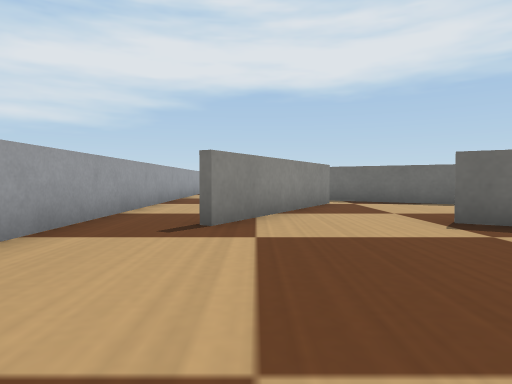
view 1 (above)

21 first-person views from a walk through a Webots world. The camera is 0.06 m above the floor, tilts 2° down and sees 75° across. The floor is counted in squares, 0.1 m on a side. Each view is taken from the middle of a square. On the plan, view 1 faces up. The plan holds only what a view shows up to about 9 squares ahead; the rest is blank. Robots are left out. Webots' stock objects and surfaces are drawn as simple stand-ins.

view 2
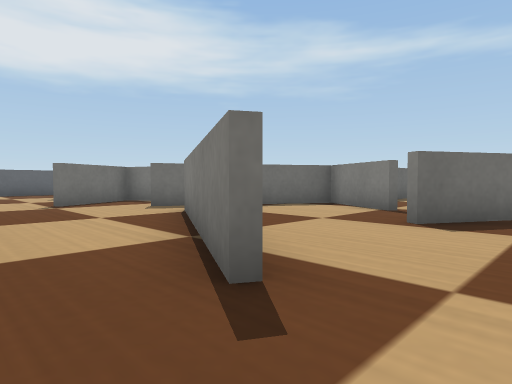

view 3
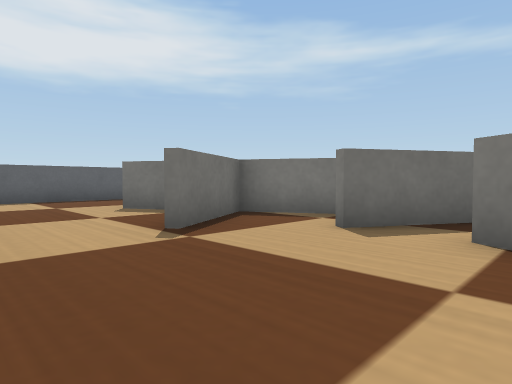

view 4
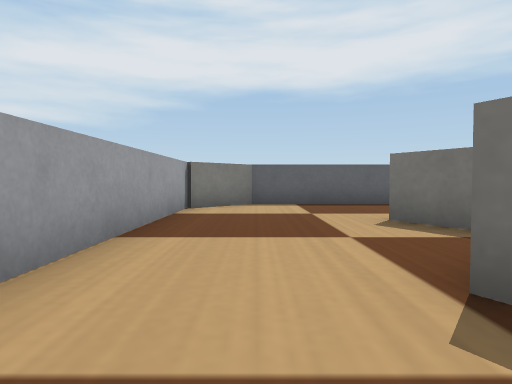

view 5
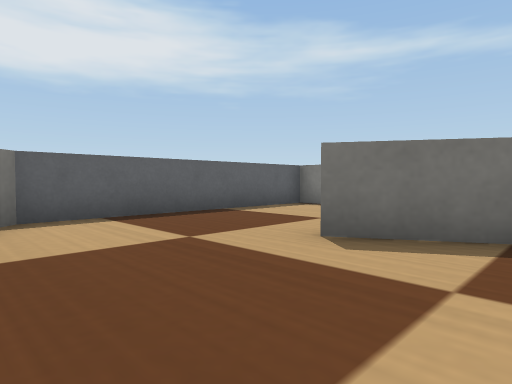

view 6
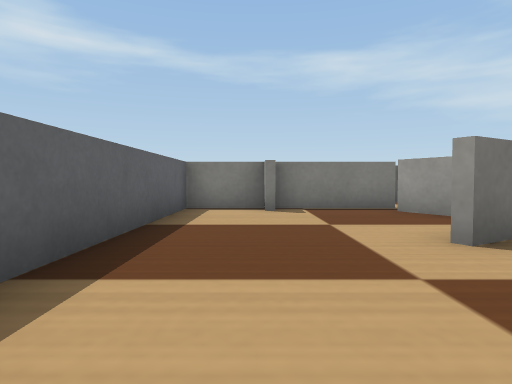

view 7
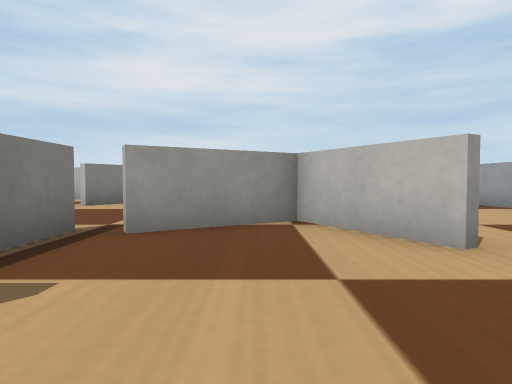

view 8
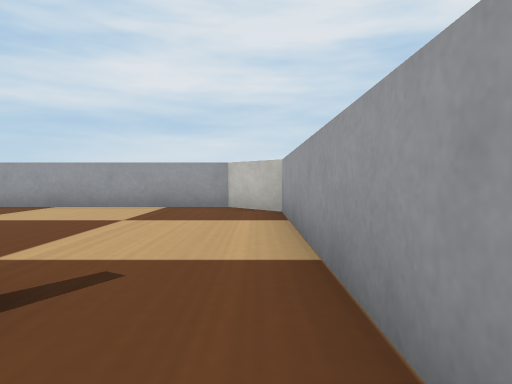

view 9
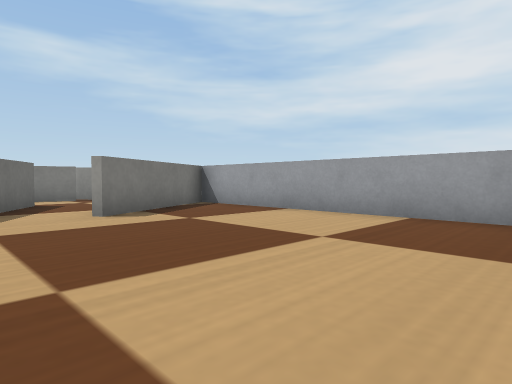

view 10
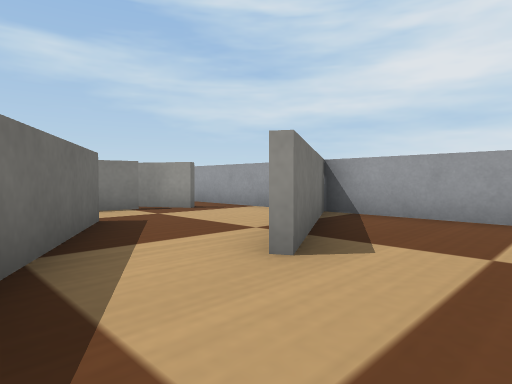

view 11
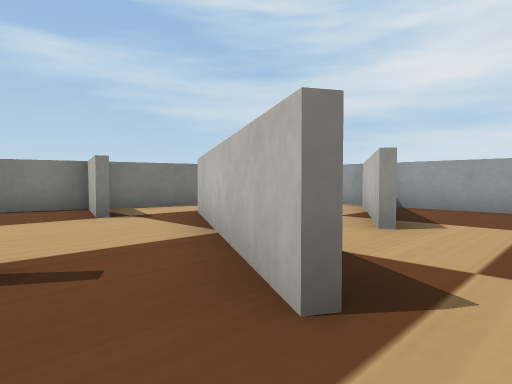

view 12
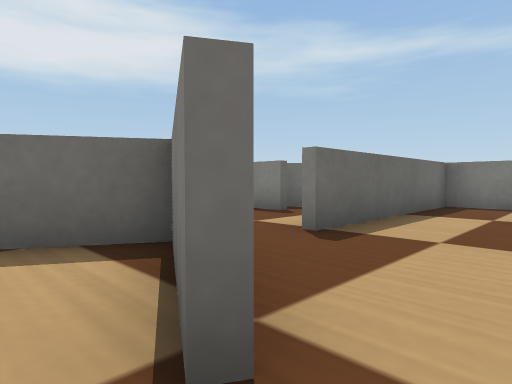

view 13
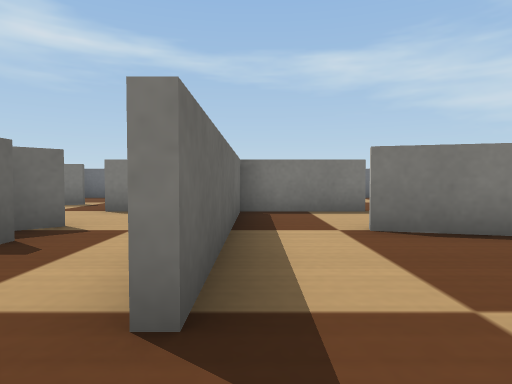

view 14
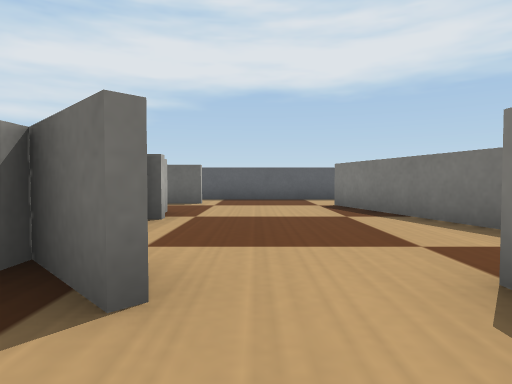

view 15
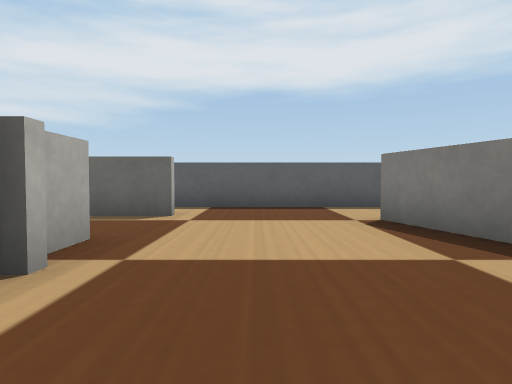

view 16
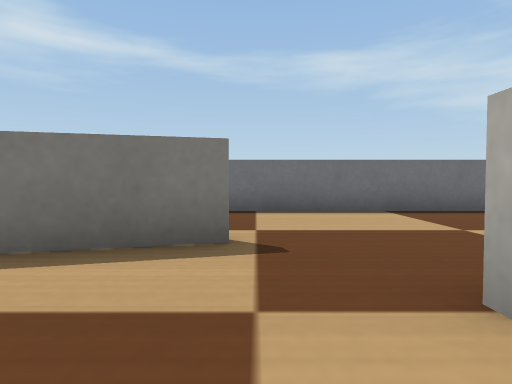

view 17
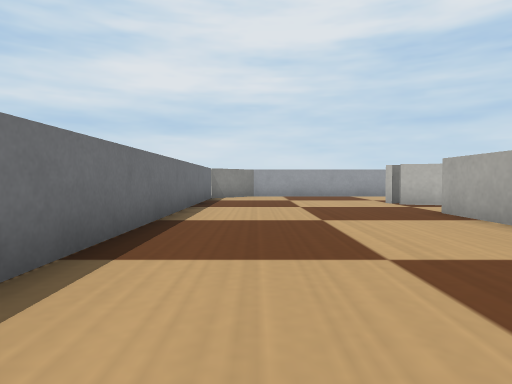

view 18
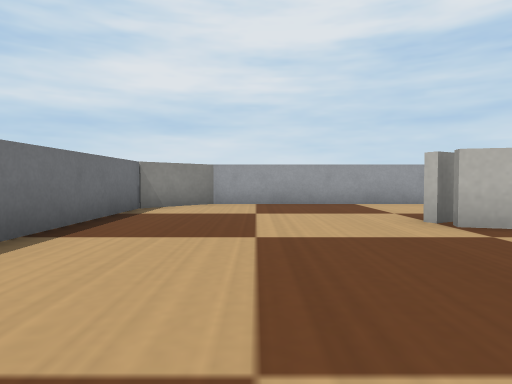

view 19
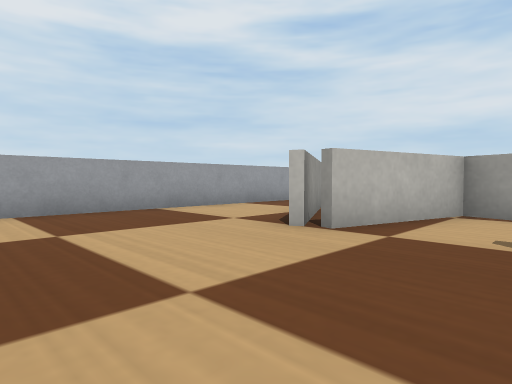

view 20
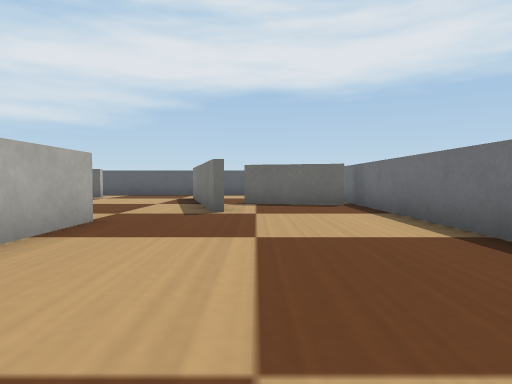

view 21
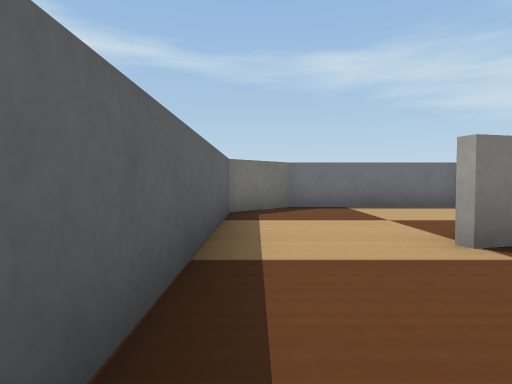

### Floor plan
Points are (right, up) in squares from view 1. A wall is a line through its corners. A room is listed if a view was taken in it or the views show most of it. See-through windows are left out.
Room 1 (views 1, 2, 3, 4, 5, 6, 7, 8, 9, 10)
walls: (3.2, 11.2) (2.3, 12.8); (2.4, 13.1) (4.6, 14.3); (1.9, 13.5) (1, 15.1); (1.1, 15.2) (2.5, 12.9) (0.2, 11.6); (-0.8, 4.4) (1.8, 8.9); (5.2, 13.9) (5.2, 16.6); (-2.5, 17.4) (-2.5, -0.4) (-1.4, -1.5) (0.6, -1.5); (5.2, 16.8) (5.2, 18.5) (-1.1, 18.5) (-2.5, 17.1)
ways out: opening at (0.4, 2.1) to room 4
Room 2 (views 11, 12)
walls: (2.8, 4.9) (4.7, 3.8); (4.5, 5.7) (5.7, 7.9) (1.7, 10.2); (2, 8.8) (-0.6, 4.3)
ways out: opening at (5, 5) to room 3
Room 3 (views 13, 14, 15, 16, 17, 18, 19, 20, 21)
walls: (10.4, 9.4) (9.3, 10.5) (9.3, 10.1); (12.4, 9.4) (12.4, 10); (12.6, 10) (12.6, 4.9); (9.1, 9.4) (9.1, 10.3); (14.2, 11.2) (12.9, 16.1); (12.4, 4.9) (12.4, 7.3) (7.2, 7.3); (6.5, 9.2) (7, 10.2); (9.8, 4.3) (9.6, 3.5) (12.5, 2.7); (9.3, 14.5) (9.3, 13.6); (7.6, 4) (9.4, 3.6) (10, 5.7); (17.2, 13) (14.7, 13.7); (9.6, 16.6) (8.1, 16.6); (4.7, 3.8) (7.2, 2.3); (13.5, 18.5) (9.1, 18.5); (9.6, -1.5) (16.1, -1.5) (17.5, -0.1) (17.5, 13)
ways out: opening at (5, 5) to room 2; opening at (13, 17.5) to room 5; opening at (9, -1) to room 6
Room 4 (no view inside)
walls: (0.6, -1.5) (5.1, -1.5); (5.1, 3.3) (2.7, 4.7); (5.7, -1.5) (3.7, 1.9)
ways out: opening at (0.4, 2.1) to room 1
Room 5 (no view inside)
walls: (17.5, 13) (17.5, 17.2) (16.2, 18.5) (13.5, 18.5)
ways out: opening at (13, 17.5) to room 3
Room 6 (no view inside)
walls: (7.1, 2.2) (5.1, 3.3); (8.1, -0.1) (12.6, 2.4); (8.6, 0.7) (9.3, 3.3); (5.1, -1.5) (9.6, -1.5); (3.8, 2) (5.8, -1.4)
ways out: opening at (9, -1) to room 3

Where each view was taken, in squares from view 1:
view 1: 0 up, 0 right, facing up
view 2: 3 up, 2 left, facing up-right
view 3: 8 up, 2 left, facing up-right
view 4: 10 up, 1 left, facing up
view 5: 13 up, 2 left, facing up-right
view 6: 17 up, 2 left, facing right
view 7: 18 up, 3 right, facing down
view 8: 6 up, 2 left, facing down
view 9: 4 up, 2 left, facing down-right
view 10: 4 up, 2 right, facing down-right
view 11: 6 up, 2 right, facing down-right
view 12: 5 up, 4 right, facing up-right
view 13: 7 up, 6 right, facing right
view 14: 8 up, 11 right, facing up
view 15: 11 up, 11 right, facing up
view 16: 11 up, 11 right, facing right
view 17: 11 up, 16 right, facing down
view 18: 7 up, 15 right, facing down
view 19: 5 up, 16 right, facing down-left
view 20: 5 up, 15 right, facing up
view 21: 18 up, 10 right, facing right
